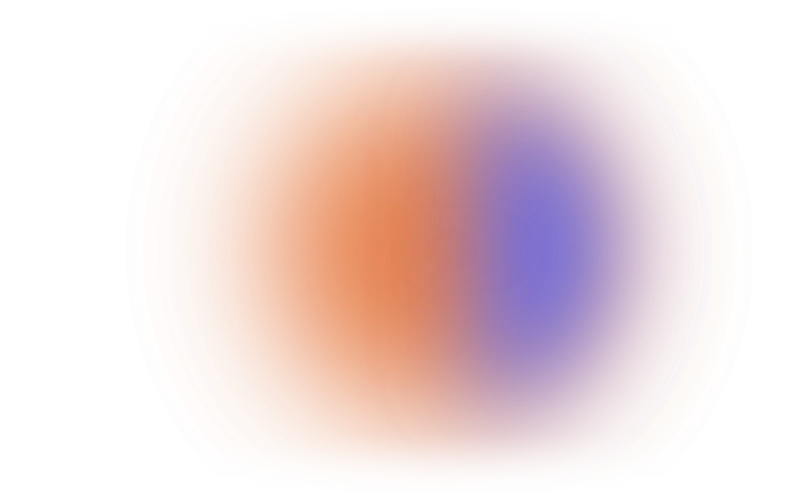
#> input picture src/features/concepts/assets/img/glow-sphere.webp, 1600 x 1000 px (shown at 1/2 size)
$ python to_web.py ../src/features/concepts/assets/img/glow-sphere.webp ../src/features/concepts/assets/img/mark.png 5
#> lines starting #> are read from the running program, lines starting #| are printed output that depends on the picture
"""Blender render on exact Sand → web image with alpha (colour-to-alpha against Sand), cropped to what's drawn.
On Sand it composites back to the render exactly; on lighter cards it sits without a box.
python3 blender/to_web.py blender/renders/reports.png public/brand/glass/reports.webp 560"""
import sys
from PIL import Image, ImageFilter

SAND = (248, 246, 242)
src, dst, height = sys.argv[1], sys.argv[2], int(sys.argv[3])
im = Image.open(src).convert("RGB")
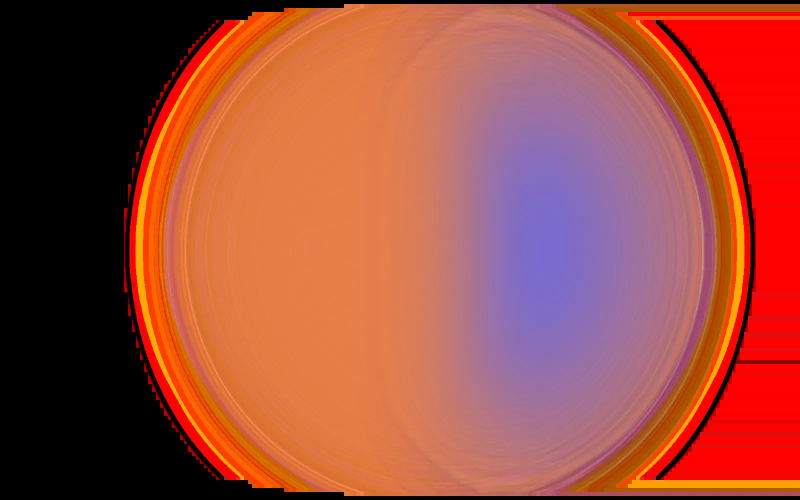
#> im: PIL image 1600x1000 RGB (shown at 1/2 size); mean R, G, B 159, 75.5, 61.5
im = im.resize((1024, 1024), Image.LANCZOS)
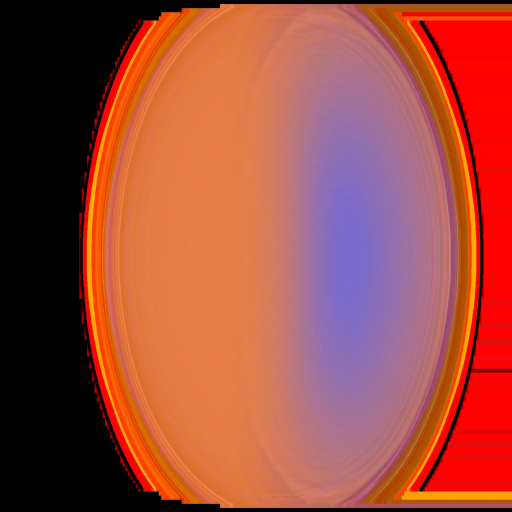
#> im: PIL image 1024x1024 RGB (shown at 1/2 size); mean R, G, B 159, 75.6, 61.5

B = [s / 255 for s in SAND]; out = []
for (r, g, b) in im.getdata():
    P = (r / 255, g / 255, b / 255); a = 0.0
    for p, bc in zip(P, B):
        if abs(p - bc) <= 5 / 255: continue  # render noise around Sand, not paint
        a = max(a, (p - bc) / (1 - bc) if p > bc else (bc - p) / bc if p < bc else 0.0)
    if a <= 0.004: out.append((0, 0, 0, 0)); continue
    c = [min(max((p - bc) / a + bc, 0.0), 1.0) for p, bc in zip(P, B)]
    out.append((round(c[0] * 255), round(c[1] * 255), round(c[2] * 255), round(min(a, 1.0) * 255)))
#> after the loop, out = 1048576 items
res = Image.new("RGBA", im.size); res.putdata(out)
#> after `res = Image.new('RGBA', im.size)`: res: PIL image 1024x1024 RGBA; every value is 0
# crop to where the alpha says something is drawn, keeping a little air
x0, y0, x1, y1 = res.getchannel("A").filter(ImageFilter.MinFilter(7)).point(lambda v: 255 if v > 8 else 0).getbbox()  # lone noisy pixels don't count; the faint glow does
#> x0 = 0; y0 = 0; x1 = 1024; y1 = 1024
pad = 24; box = (max(x0 - pad, 0), max(y0 - pad, 0), min(x1 + pad, res.width), min(y1 + pad, res.height))
#> after `box = (max(x0 - pad, 0), max(y0 - pad, 0), min(x1 + pad, res.width), m`: box = (0, 0, 1024, 1024)
res = res.crop(box); res = res.resize((round(res.width * height / res.height), height), Image.LANCZOS)
# fade the faint glow out toward the edges (the crop takes it all in, so it reaches nothing at the border and no
# straight line shows on a light page; the object itself sits well inside)
w, h = res.size; f = 0.16; A = res.getchannel('A'); ad = list(A.getdata())
#> after `w, h = res.size`: w = 5; h = 5
#> after `ad = list(A.getdata())`: ad = 25 values, max 255 at index 0, min 131 at index 8, mean 198.9
for y in range(h):
    for x in range(w):
        k = min(x / (w * f), (w - 1 - x) / (w * f), y / (h * f), (h - 1 - y) / (h * f), 1.0)
        if k < 1: ad[y * w + x] = round(ad[y * w + x] * k * k * (3 - 2 * k))
#> after the loop, ad = 25 values, max 201 at index 6, min 0 at index 0, mean 58.64
A.putdata(ad); res.putalpha(A)
res.save(dst, quality=92, method=6) if dst.endswith(".webp") else res.save(dst)
print("saved", dst, res.size, "from crop", box)
#| saved ../src/features/concepts/assets/img/mark.png (5, 5) from crop (0, 0, 1024, 1024)
